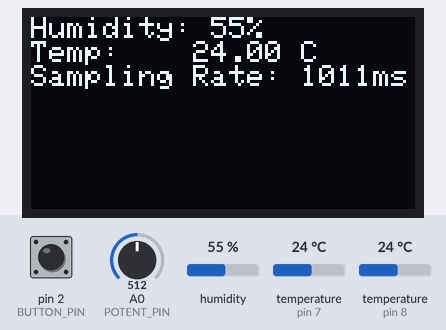
A sketch run on a simulated Arduino Uno, built with avr-gcc and run on an emulated ATmega328P. On the bench: 128×64 one-colour display. The test bench sets the inputs (shaded band); at power-on: pin 2 (BUTTON_PIN) HIGH, humidity 55 %, temperature (sensors on pin 7, pin 8) 24 °C, A0 (POTENT_PIN) = 512. The display library's start-up logo is not drawn.

Above: at 3.4 s.
3.5 s: pin 2 (BUTTON_PIN) pulled LOW for 2.1 s
At 5.7 s:
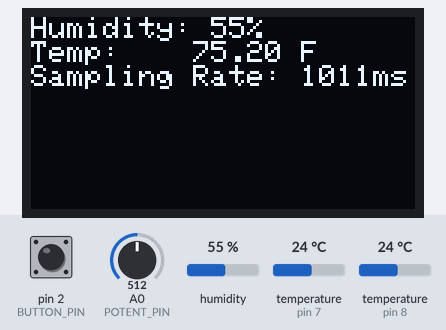
7.1 s: humidity set to 22 %
At 9.5 s:
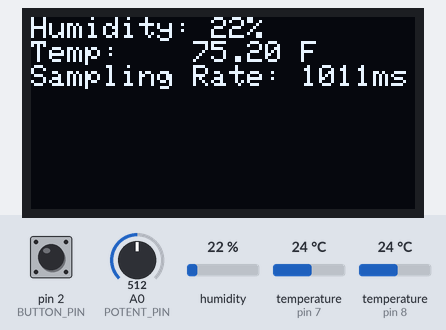
9.8 s: temperature (sensor on pin 7) set to 12 °C
At 10.8 s:
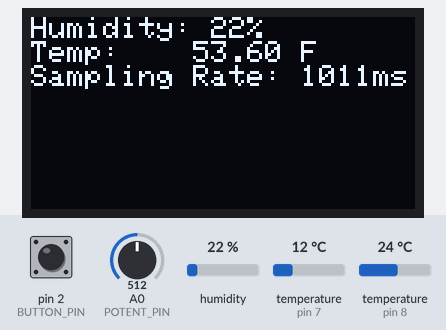
12.2 s: A0 (POTENT_PIN) set to 716
At 14.7 s:
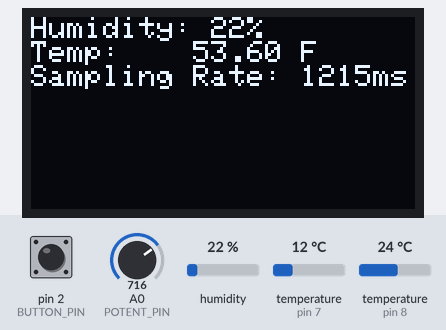
15.3 s: humidity set to 40 %
At 19.0 s:
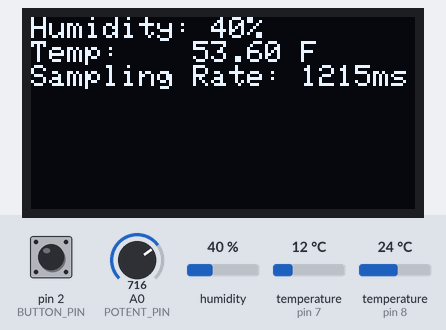
19.3 s: temperature (sensor on pin 7) set to 19 °C
At 20.7 s:
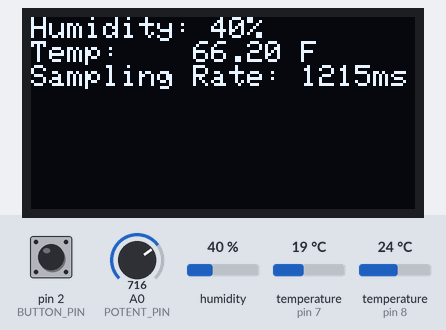
Timing chart, 0 to 22.3 s (numbered marks = the images above; inputs shaded):
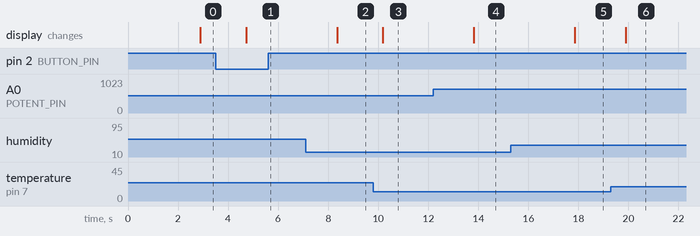

Measured:
- after the input at 3.5 s, the display: changes after 1.2 s (image 1)
- after the input at 7.1 s, the display: changes after 1.3 s (image 2)
- after the input at 9.8 s, the display: changes after 0.38 s (image 3)
- after the input at 12.2 s, the display: changes after 1.6 s (image 4)
- after the input at 15.3 s, the display: changes after 2.6 s (image 5)
- after the input at 19.3 s, the display: changes after 0.59 s (image 6)

The sketch:

metromini_temp_sensor.ino
```cpp
// (licence header left out)
/* sensor suite */
#include <SPI.h>
#include <Wire.h>
#include <Adafruit_GFX.h>
#include <Adafruit_SSD1306.h>
#include <OneWire.h>
#include <DallasTemperature.h>
#include <dht11.h>
#include <Adafruit_Sensor.h>


// comment next line to enable serial console output
#define NO_SERIAL

// If using software SPI (the default case):
#define OLED_MOSI   9
#define OLED_CLK   10
#define OLED_DC    11
#define OLED_CS    12
#define OLED_RESET 13
#define BUTTON_PIN 2

/* Uncomment this block to use hardware SPI
  #define OLED_DC     6
  #define OLED_CS     7
  #define OLED_RESET  8
  Adafruit_SSD1306 display(OLED_DC, OLED_RESET, OLED_CS);
*/

#define NUMFLAKES 10
#define XPOS 0
#define YPOS 1
#define DELTAY 2

#define LOGO16_GLCD_HEIGHT 16
#define LOGO16_GLCD_WIDTH  16


#if (SSD1306_LCDHEIGHT != 64)
#error("Height incorrect, please fix Adafruit_SSD1306.h!");
#endif
#define DS18B20_PIN 7
OneWire oneWire(DS18B20_PIN);
DallasTemperature sensors(&oneWire);
Adafruit_SSD1306 display(OLED_MOSI, OLED_CLK, OLED_DC, OLED_RESET, OLED_CS);

dht11 DHT;
#define POTENT_PIN A0
bool useCelsius = true;

const char humidityFmt[] PROGMEM = "Humidity: %d%%";
const char temperatureFmt[] PROGMEM = "Temp: %s C";
const char temperatureFmtF[] PROGMEM = "Temp: %s F";
const char potentiometerValue[] PROGMEM = "Sampling Rate: %dms";

const char* const lines[] PROGMEM = { humidityFmt, temperatureFmt, temperatureFmtF, potentiometerValue, };

char floatTmp[32];
char line[32];
char fmt[32];
int prevHum = 0;
float prevTemp = 0.0f;
int prevPotent = 100;


void delayThenClear(int delayAmount = 2000) {
  delay(delayAmount);
  display.clearDisplay();
}

void printScreen(const char* string, int delayAmount = 2000) {
  display.setCursor(0, 0);
  display.println(string);
  display.display();
  delayThenClear(delayAmount);
}

int getDHT11Pin() {
  return 8;
}
void setup() {
  // initialize digital pin LED_BUILTIN as an output.
#ifndef NO_SERIAL
  Serial.begin(9600);
  Serial.println("Bringing up display");
#endif
  display.begin(SSD1306_SWITCHCAPVCC);
  display.setTextSize(1);
  display.setTextColor(WHITE);

  printScreen("");
  sensors.begin();
  pinMode(BUTTON_PIN, INPUT);
  attachInterrupt(digitalPinToInterrupt(BUTTON_PIN), changeTempFormat, FALLING);

}
void waitForStable() {
  int chk = 0;
  do {
    chk = DHT.read(getDHT11Pin());
  } while(chk != DHTLIB_OK);
}

void outputLine(const char* line) {
#ifndef NO_SERIAL
  Serial.println(line);
#endif
  display.println(line);
}


void generateLineEntry(int index, int value)  {
  strcpy_P(fmt, (char*)pgm_read_word(&(lines[index])));
  sprintf(line, fmt, value);
  outputLine(line);
}

void generateLineEntry(int index, float value) {
  strcpy_P(fmt, (char*)pgm_read_word(&(lines[index])));
  sprintf(line, fmt, dtostrf(value, 8, 2, floatTmp));
  outputLine(line);
}
void changeTempFormat() {
  useCelsius = !useCelsius;
}

int computeSamplingRate(int value) {
  return value + 499;
}

// the loop function runs over and over again forever
void loop() {
  waitForStable();
  sensors.requestTemperatures();
  auto newHum = DHT.humidity;
  auto newTemp = useCelsius ? sensors.getTempCByIndex(0) : sensors.getTempFByIndex(0);
  auto newPotent = analogRead(POTENT_PIN);
  if (newHum != prevHum || newTemp != prevTemp || newPotent != prevPotent) {
    display.setTextSize(1);
    display.setTextColor(WHITE);

    prevHum = newHum;
    prevTemp = newTemp;
    prevPotent = newPotent;
    display.clearDisplay();
    display.setCursor(0, 0);
    generateLineEntry(0, newHum);
    generateLineEntry(useCelsius ? 1 : 2, newTemp);
    generateLineEntry(3, computeSamplingRate(newPotent));
    display.display();
  }
  delay(computeSamplingRate(prevPotent));
}
```
